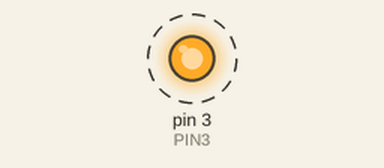
This sketch was run on a simulated Arduino Uno, built with avr-gcc and run on an emulated ATmega328P. Parts: output pins drawn as LEDs (lit = HIGH). Dashed ring = blinking.

Above: at 0.4 s.
Timing chart, 0 to 4.1 s (numbered marks = the images above):
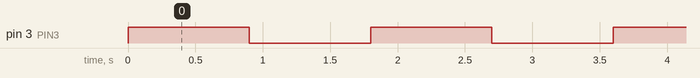

The sketch:

tinyBlink.ino
```cpp
#define PIN3 3

void setup(){
  pinMode(PIN3, OUTPUT);
}

void loop(){
 digitalWrite(PIN3, HIGH);

  delay(900);

   digitalWrite(PIN3, LOW);

  delay(900);
}
```

Measured:
- by itself, pin 3 (PIN3): alternates HIGH for 0.90 s and LOW for 0.90 s
